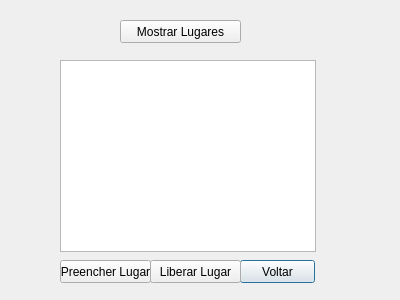
<?xml version="1.0" encoding="UTF-8"?>
<ui version="4.0">
 <class>Cardapio</class>
 <widget class="QDialog" name="Cardapio">
  <property name="geometry">
   <rect>
    <x>0</x>
    <y>0</y>
    <width>400</width>
    <height>300</height>
   </rect>
  </property>
  <property name="windowTitle">
   <string>Dialog</string>
  </property>
  <widget class="QPushButton" name="pushButton">
   <property name="geometry">
    <rect>
     <x>240</x>
     <y>260</y>
     <width>75</width>
     <height>23</height>
    </rect>
   </property>
   <property name="text">
    <string>Voltar</string>
   </property>
  </widget>
  <widget class="QTextBrowser" name="textBrowser">
   <property name="geometry">
    <rect>
     <x>60</x>
     <y>60</y>
     <width>256</width>
     <height>192</height>
    </rect>
   </property>
  </widget>
  <widget class="QPushButton" name="pushButton_2">
   <property name="geometry">
    <rect>
     <x>120</x>
     <y>20</y>
     <width>121</width>
     <height>23</height>
    </rect>
   </property>
   <property name="text">
    <string>Mostrar Lugares</string>
   </property>
  </widget>
  <widget class="QPushButton" name="pushButton_3">
   <property name="geometry">
    <rect>
     <x>60</x>
     <y>260</y>
     <width>91</width>
     <height>23</height>
    </rect>
   </property>
   <property name="text">
    <string>Preencher Lugar</string>
   </property>
  </widget>
  <widget class="QPushButton" name="pushButton_4">
   <property name="geometry">
    <rect>
     <x>150</x>
     <y>260</y>
     <width>91</width>
     <height>23</height>
    </rect>
   </property>
   <property name="text">
    <string>Liberar Lugar</string>
   </property>
  </widget>
 </widget>
 <resources/>
 <connections/>
</ui>
